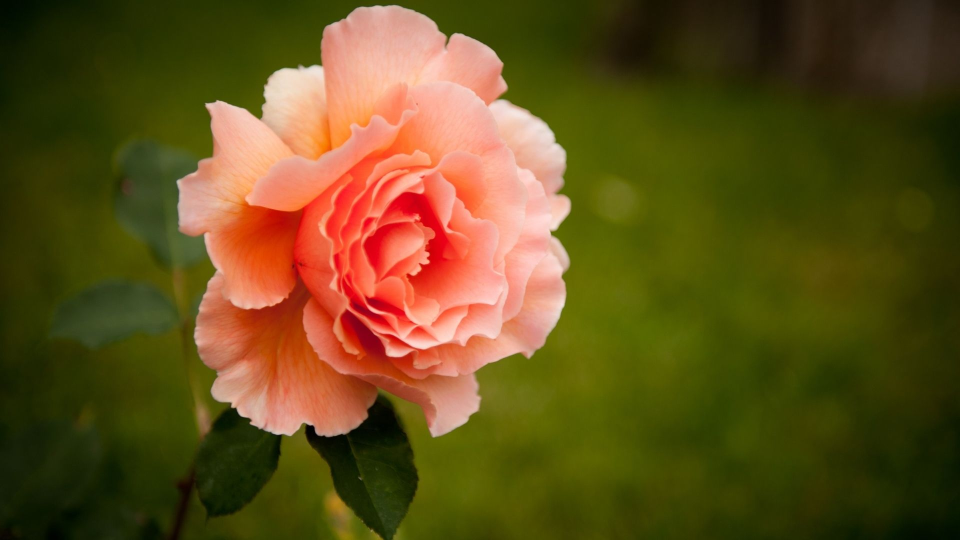
%> input picture edge-detection/P105Active_Contour_Without_Edge/test.jpg, 1920 x 1080 px (shown at 1/2 size)
$ octave Active_Contour_Without_Edge.m   (GNU Octave 9; MATLAB toolbox functions it lacks are replaced by stand-ins)
%> lines starting %> are read from the running program, lines starting %| are printed output that depends on the picture; in (x1, y1, x2, y2) boxes, pixels count from 0 and x2, y2 are one past the last pixel; in counts of white or black regions, pixels touching at a corner belong together; the program's own positions count from 1
clear all;
close all;
clc;

%Img=imread('brain.bmp');
Img=imread('test.jpg');
%> Img is the input picture: size 1080x1920x3 uint8; mean R, G, B 98, 78.9, 27.9
Img=double(rgb2gray(Img));
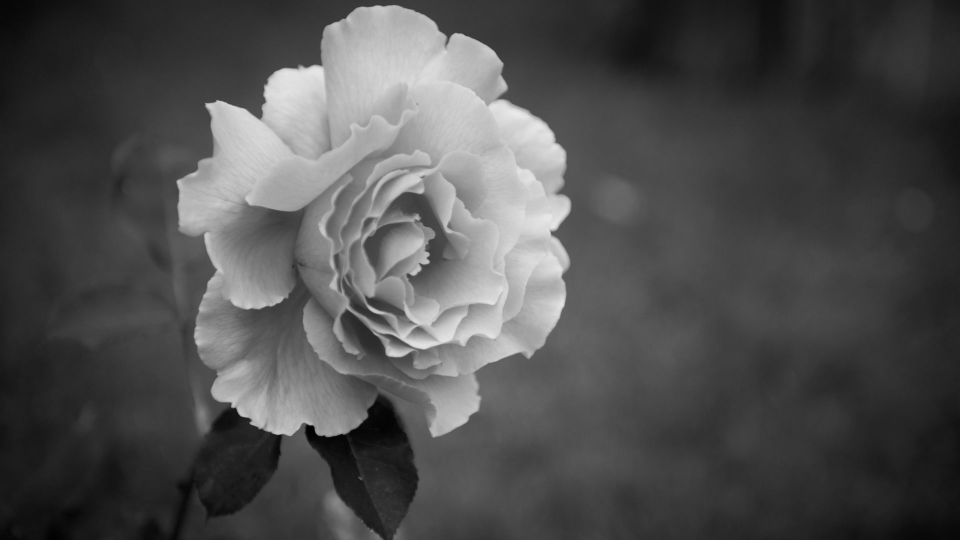
%> Img: size 1080x1920 double (shown at 1/2 size); min 0, max 234, mean 78.7
Img=imresize(Img,0.2); % 为了减少程序运行时间，将图像变小为原来大小的 1/2
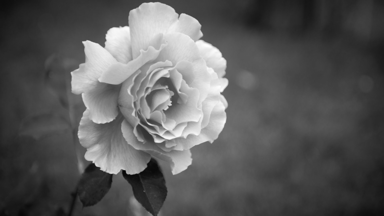
%> Img: size 216x384 double; min -5.7, max 233.2, mean 78.7; drawn with min black and max white

figure(1);
imshow(uint8(Img));

[ny,nx]=size(Img);%获取图像大小
%> ny = 216; nx = 384

%%将初始曲线设为圆
%初始圆的圆心
c_i=floor(ny/2);
%> c_i = 108
c_j=floor(nx/2);
%> c_j = 192
%初始圆的半径
r=c_i/3;
%> r = 36


%%初始化u为距离函数
u=zeros([ny,nx]);
for i=1:ny
    for j=1:nx
        u(i,j)=r-sqrt((i-c_i).^2+(j-c_j).^2);
    end
end
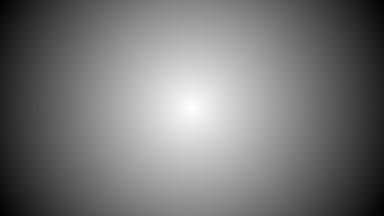
%> u: size 216x384 double; min -184.3, max 36, mean -81.5; drawn with min black and max white

%%将初始圆形曲线叠加在原始图片上
figure(2);
imshow(uint8(Img));
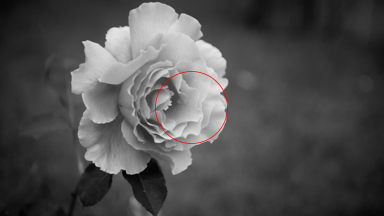
%> figure redrawn from the program's plot data
hold on;
[c,h]=contour(u,[0 0],'r');
%> h = -79.35

%%初始化参数
epsilon=1.0;%Ｈeaviside函数参数设置
mu=250;%弧长的权重
dt=0.1;%时间步长
nn=0;%输出图像个数初始化

%%迭代计算开始
for n=1:1000
    %%计算正则化的Heaviside函数
    H_u=0.5+1/pi.*atan(u/epsilon);
    %%由当前u计算出参数c1,c2
    c1=sum(sum((1-H_u).*Img))/sum(sum(1-H_u));
    c2=sum(sum(H_u.*Img))/sum(sum(H_u));
    %%用当前c1,c2更新u
    delta_epsilon=1/pi*epsilon/(pi^2+epsilon^2);%delta函数的正则化
    m=dt*delta_epsilon;%临时参数m存储时间步长与delta函数的乘积
    %%计算四邻点的权重
    C1=1./sqrt(eps+(u(:,[2:nx,nx])-u).^2+0.25*(u([2:ny,ny],:)-u([1,1:ny-1],:)).^2);
    C2=1./sqrt(eps+(u-u(:,[1,1:nx-1])).^2+0.25*(u([2:ny,ny],[1,1:nx-1])-u([1,1:ny-1],[1,1:nx-1])).^2);
    C3=1./sqrt(eps+(u([2:ny,ny],:)-u).^2+0.25*(u([2:ny,ny],[2:nx,nx])-u([2:ny,ny],[1,1:nx-1])).^2);
    C4=1./sqrt(eps+(u-u([1,1:ny-1],:)).^2+0.25*(u([1,1:ny-1],[2:nx,nx])-u([1,1:ny-1],[1,1:nx-1])).^2);
    C=1+mu*m.*(C1+C2+C3+C4);
    u=(u+m*(mu*(C1.*u(:,[2:nx,nx])+C2.*u(:,[1,1:nx-1])+C3.*u([2:ny,ny],:)+C4.*u([1,1:ny-1],:))+(Img-c1).^2-(Img-c2).^2))./C;
    %%每运行两百次显示曲线和分片常数曲线
    if mod(n,200)==0
        nn=nn+1;
        f=Img;
        f(u>0)=c1;
        f(u<0)=c2;
        figure(nn+2);
        subplot(1,2,1);imshow(uint8(f));
        subplot(1,2,2);imshow(uint8(Img));
        hold on;
        [c,h]=contour(u,[0,0],'r');
        hold off;
    end
end
%> this loop made 1000 passes
%> (c1, c2) on passes 1 to 3: (74.08, 160.6), (72.75, 166.9), (71.05, 171.9)
%> pass 2, `H_u=0.5+1/pi.*atan(u/epsilon);`:
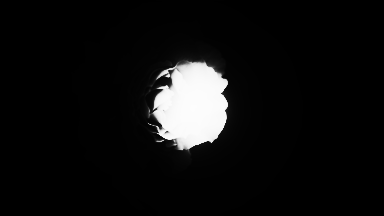
%> H_u: size 216x384 double; min 0.00162, max 0.993, mean 0.0637
%> after the loop:
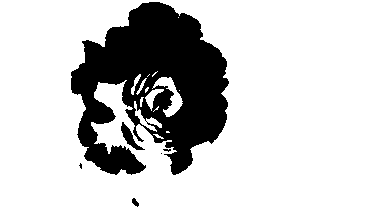
%> f: size 216x384 double; values 55.54 (black) and 172.2 (white), 80.1% white; 6 black regions (3 under 20 px), largest, box (x1, y1, x2, y2) and area: (71, 2, 229, 175) 16215, (121, 122, 145, 150) 214, (132, 198, 139, 207) 37
%> after the loop, c = 2292 columns, first 8: [0 149.6 150 151 152 153 154 155; 1335 3 2.83 2.53 2.52 2.67 2.96 2.74]; h = -419.7; nn = 5
%> after the loop:
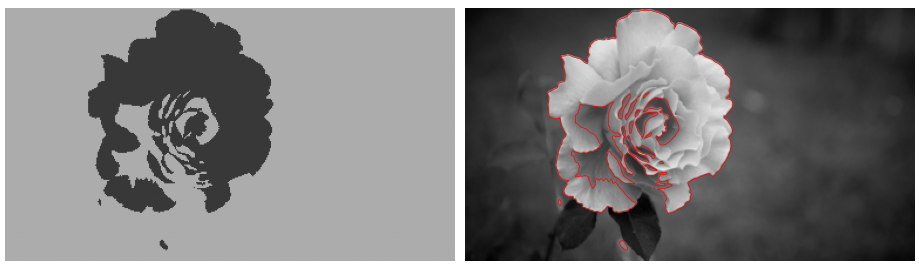
%> figure redrawn from the program's plot data, 2 panels
